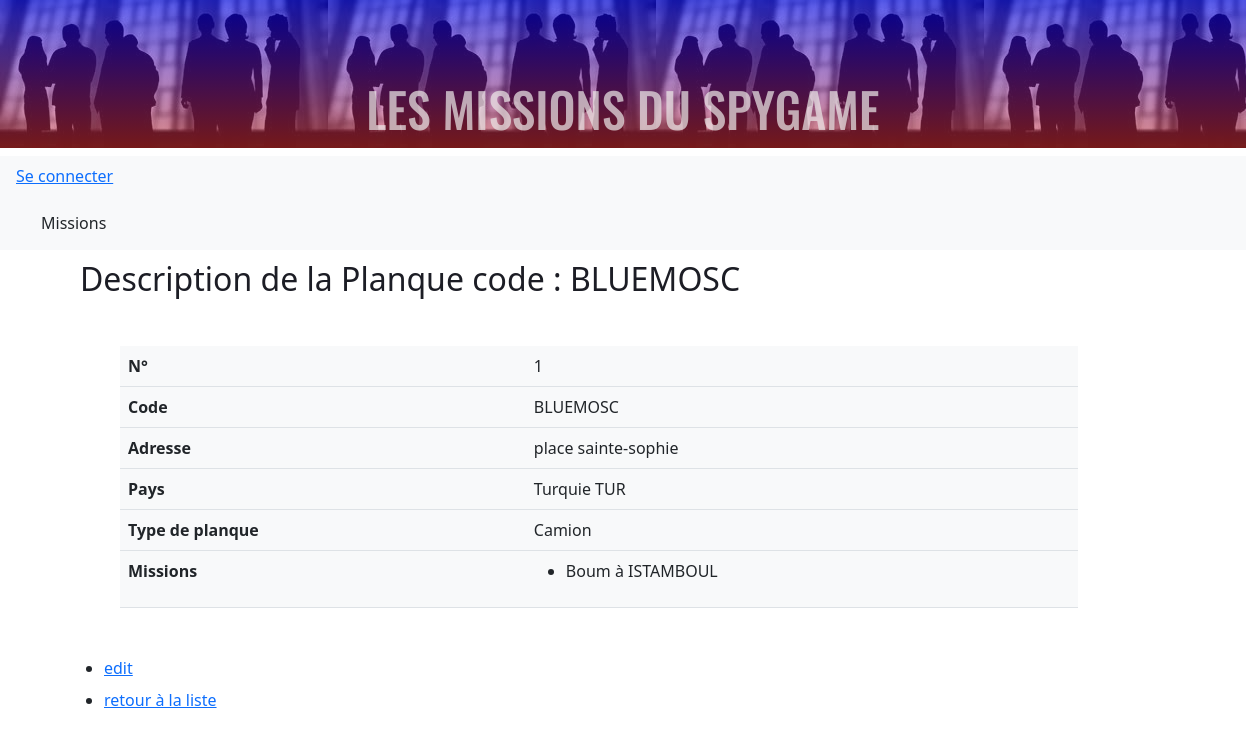
The page /Router/HideawayRouter.php?entity=hideaways&id=1&action=show on the database its author committed.
### tables this page shows
CREATE TABLE `hideaways` (
  `id` int NOT NULL AUTO_INCREMENT,
  `code` varchar(100) NOT NULL,
  `countryId` int NOT NULL,
  `hideawayTypeId` int NOT NULL,
  `address` varchar(100) NOT NULL,
  PRIMARY KEY (`id`),
  KEY `FK_hidaway_type_id` (`hideawayTypeId`),
  CONSTRAINT `FK_hidaway_type_id` FOREIGN KEY (`hideawayTypeId`) REFERENCES `hideawaytypes` (`id`)
);

CREATE TABLE `countries` (
  `id` smallint unsigned NOT NULL AUTO_INCREMENT,
  `code` varchar(3) NOT NULL,
  `name` varchar(45) NOT NULL,
  PRIMARY KEY (`id`),
  UNIQUE KEY `alpha3` (`code`)
);

CREATE TABLE `hideawaytypes` (
  `id` int NOT NULL AUTO_INCREMENT,
  `name` varchar(100) NOT NULL,
  PRIMARY KEY (`id`)
);

CREATE TABLE `missions_hideaways` (
  `missionId` int NOT NULL,
  `hideawayId` int NOT NULL,
  PRIMARY KEY (`missionId`,`hideawayId`),
  KEY `hideawayId` (`hideawayId`),
  CONSTRAINT `missions_hideaways_ibfk_1` FOREIGN KEY (`missionId`) REFERENCES `missions` (`id`) ON DELETE CASCADE,
  CONSTRAINT `missions_hideaways_ibfk_2` FOREIGN KEY (`hideawayId`) REFERENCES `hideaways` (`id`) ON DELETE CASCADE
);

CREATE TABLE `missions` (
  `id` int NOT NULL AUTO_INCREMENT,
  `title` varchar(100) NOT NULL,
  `descriptions` longtext NOT NULL,
  `code` varchar(100) NOT NULL,
  `countryId` int NOT NULL,
  `typeId` int NOT NULL,
  `statutId` int NOT NULL,
  `specialityId` int NOT NULL,
  `startDate` date NOT NULL,
  `endDate` date NOT NULL,
  `isConform` tinyint(1) NOT NULL DEFAULT '0',
  PRIMARY KEY (`id`),
  KEY `FK_statut_id` (`statutId`),
  KEY `FK_type_id` (`typeId`),
  KEY `FK_country_id` (`countryId`),
  KEY `fk_speciality_Id` (`specialityId`),
  CONSTRAINT `fk_speciality_Id` FOREIGN KEY (`specialityId`) REFERENCES `specialities` (`id`),
  CONSTRAINT `FK_statut_id` FOREIGN KEY (`statutId`) REFERENCES `statuts` (`id`),
  CONSTRAINT `FK_type_id` FOREIGN KEY (`typeId`) REFERENCES `types` (`id`)
);

### Controller/HideawayController.php (called while the page is built, shortened)
<?php
require_once('model/HideawayManager.php');
require_once('model/HydeawayTypeManager.php');
require_once('model/CountryManager.php');
function showHideaway(int $id)
{
    $HideawayManager = new HideawayManager();
    $showHideaway = $HideawayManager->getHideaway($id);
    $hideawayMissions = $HideawayManager->getMissionsFromHideaway($id);
    require('view/hideaway/showHideaway.php');
}

### model/HideawayManager.php (called while the page is built, shortened)
<?php
require_once('Class/Hideaway.php');
class HideawayManager extends Manager
{
    function getHideaway(int $id)
    {
        $db=Manager::dbConnect();
        $sql="SELECT Hideaways.id, Hideaways.code,Hideaways.address,
        Hideaways.hideawayTypeId , Hideaways.countryId
        FROM Hideaways
        WHERE Hideaways.id = ?";
        $req = $db->prepare($sql);
        $req->bindValue(1, $id, PDO::PARAM_STR);
        $req->execute();
        return $req;
    }
         function getMissionsFromHideaway($hideawayId)
         {
             $db=Manager::dbConnect();
             $sql="SELECT missionId, title  FROM missions_hideaways
             INNER JOIN missions
             ON missions_hideaways.missionId = missions.id
             WHERE hideawayId = ".$hideawayId;
             $req = $db->prepare($sql);
             $req->execute();
             return $req;
         }
}

### Class/Hideaway.php (called while the page is built, shortened)
<?php
class Hideaway
{
    private INT $id;
    private string $code;
    private string $address;
    public function getId(): ?int
    {
        return $this->id;
    }
    public function getCode(): string
    {
        return (string) $this->code;
    }
    public function getAddress(): string
    {
        return (string) $this->address;
    }
}

### model/CountryManager.php (called while the page is built, shortened)
<?php
require_once('Class/Country.php');
class CountryManager
{
    function getCountry(int $id)
    {
        $db=Manager::dbConnect();
        $sql="SELECT countries.id, countries.name,countries.code
        FROM Countries
        WHERE countries.id = ?";
        $req = $db->prepare($sql);
        $req->bindValue(1, $id, PDO::PARAM_STR);
        $req->execute();
        return $req;
    }
}

### Class/Country.php (called while the page is built, shortened)
<?php
class Country
{
    private string $name;
    private string $code;
    public function getFullName():string
    {
        return $this->name. " ".$this->code;
    }
}

### model/HydeawayTypeManager.php (called while the page is built, shortened)
<?php
require_once('Class/HideawayType.php');
class HydeawayTypeManager extends Manager
{
    function getHideawayType(int $id)
    {
        $db=Manager::dbConnect();
        $sql="SELECT hideawayTypes.id, hideawayTypes.name
        FROM HideawayTypes
        WHERE hideawayTypes.id = ?";
        $req = $db->prepare($sql);
        $req->bindValue(1, $id, PDO::PARAM_STR);
        $req->execute();
        return $req;
    }
}

### Class/HideawayType.php (called while the page is built, shortened)
<?php
class HideawayType
{
    private string $name;
    public function getName() : string
    {
        return $this->name;
    }
}

### view/hideaway/showHideaway.php (the view, shortened to what this page needs)
<?php
$Hideaway = $showHideaway->fetchObject('Hideaway');
if($Hideaway) {
    $countryManager = new CountryManager();
    $showCountry = $countryManager->getCountry($Hideaway->getCountryId());
    $country = $showCountry->fetchObject('Country');
    $hidewayTypeManager = new HydeawayTypeManager();
    $showHideawayType = $hidewayTypeManager->getHideawayType($Hideaway->getHideawayTypeId());
    $hideawayType = $showHideawayType->fetchObject('HideawayType');
    $titleh2 = "<h2>Description de la Planque code : ".$Hideaway->getCode()."</h2>";
} else {
    echo('Aucun resultat pour cette requête !');
    die;
}
?>
<div class="container-fluid m-5">
    <table class="table bg-light mx-5" style="width: 80%;">
        <tr>
            <th>N°</th>
            <td><?=  $Hideaway->getId(); ?></td>
        </tr>
        <tr>
            <th>Code</th>
            <td><?=  $Hideaway->getCode(); ?></td>
        </tr>
        <tr>
            <th>Adresse</th>
            <td><?= $Hideaway->getAddress();  ?></td>
        </tr>
        <tr>
            <th>Pays</th>
            <td><?= $country->getFullName();  ?></td>
        </tr>
        <tr>
            <th>Type de planque</th>
            <td><?= $hideawayType->getName();  ?> </td>
        </tr>
        <tr>
            <th>Missions</th>
            <td>
                <ul>
                <?php while ($mission = $hideawayMissions->fetch(PDO::FETCH_ASSOC)) {?>
                    <li><?= $mission['title']; ?> </li>
                <?php } ?>
                </ul>
            </td>
        </tr>
    </table>
    <ul class="mt-5">
        <li><a href=<?= '?entity=hideaways&id='.$Hideaway->getId().'&action=edit' ?>>edit</a></li>
        <li><a href=<?= '?entity=hideaways' ?>>retour à la liste</a></li>
    </ul>
</div>
<?php
require('view/layout.php'); ?>

### style/style.css (style rules this page uses)
h2 { margin: 10px 0 20px 80px; color: rgb(28, 29, 37); }
li { margin-bottom: 8px; }
ul { list-style-type :disc; }

### rows shown on the page
hideaways: code "BLUEMOSC", id "1", address "place sainte-sophie"
countries: $country->getFullName() "Turquie TUR"
hideawaytypes: name "Camion"
missions_hideaways: missionId.title "Boum à ISTAMBOUL"
